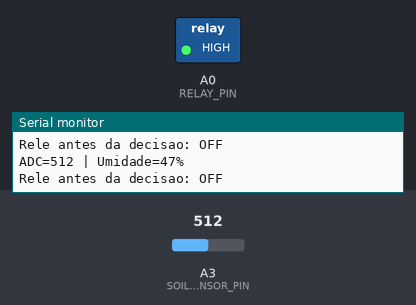
Recording of a program running on a simulated Arduino Uno, built with avr-gcc and run on an emulated ATmega328P. Shown: switched loads named in the program (green lamp = pin HIGH), the last lines printed to the serial monitor. The test bench sets the inputs (shaded band); at power-on: A3 (SOIL_SENSOR_PIN) = 512.

Above: at 1.2 s.
1.3 s: A3 (SOIL_SENSOR_PIN) set to 531
2.8 s: A3 (SOIL_SENSOR_PIN) set to 553
At 4.1 s:
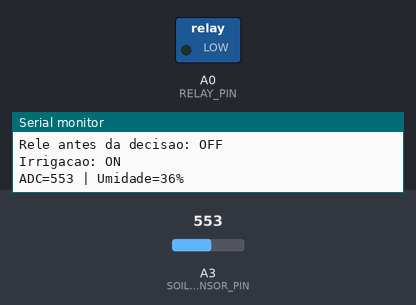
Timing chart, 0 to 5.8 s (numbered marks = the images above; inputs shaded):
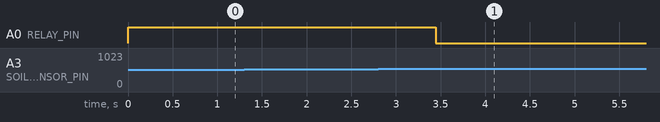

The program:

main.cpp
```cpp
#include <Arduino.h>

#include "brain.h"
#include "config.h"

void setup() {
  Serial.begin(config::SERIAL_BAUD_RATE);
  brain_init(config::RELAY_PIN, config::SOIL_SENSOR_PIN);
}

void loop() {
  brain_loop();
  delay(500);
}
```

brain.cpp
```cpp
#include "brain.h"

#include "config.h"
#include "control.h"
#include "irrigation.h"

namespace {
struct IrrigationSession {
  bool active;
};

IrrigationSession session = {false};

void stop_session() {
  session.active = false;
  irrigation_stop();
  Serial.println("Irrigacao: OFF (60% atingidos)");
}

void start_session() {
  session.active = true;
  irrigation_start();
  Serial.println("Irrigacao: ON");
}
}  // namespace

void brain_init(uint8_t relay_pin, uint8_t soil_sensor_pin) {
  control_init(soil_sensor_pin);
  irrigation_init(relay_pin);
  session = {false};

  Serial.println("Irrigador iniciado");
  Serial.print("Pinos: rele=A0 (ativo LOW), sensor=A3; calibracao seco=");
  Serial.print(config::SENSOR_DRY_ADC);
  Serial.print(", molhado=");
  Serial.println(config::SENSOR_WET_ADC);
}

void brain_loop() {
  uint16_t sensor_adc = UINT16_MAX;
  const uint8_t humidity = control_read_soil_percent(&sensor_adc);
  if (sensor_adc == UINT16_MAX) {
    Serial.println("Falha no sensor: irrigacao segura OFF");
    irrigation_stop();
    session = {false};
    return;
  }

  Serial.print("ADC=");
  Serial.print(sensor_adc);
  Serial.print(" | ");
  Serial.print("Umidade=");
  Serial.print(humidity);
  Serial.println("%");
  Serial.print("Rele antes da decisao: ");
  Serial.println(irrigation_is_on() ? "ON" : "OFF");

  if (!session.active) {
    if (humidity < config::START_IRRIGATION_PERCENT) {
      start_session();
    }
    return;
  }

  if (humidity >= config::STOP_IRRIGATION_PERCENT) {
    stop_session();
  }
}
```

brain.h
```cpp
#ifndef BRAIN_H
#define BRAIN_H

#include <Arduino.h>

void brain_init(uint8_t relay_pin, uint8_t soil_sensor_pin);
void brain_loop();

#endif
```

control.cpp
```cpp
#include "control.h"

#include "config.h"

namespace {
static constexpr uint8_t SENSOR_SAMPLE_COUNT = 5;
static constexpr uint8_t SENSOR_CONNECTION_CHECK_SAMPLES = 10;
static constexpr uint16_t SENSOR_FLOATING_MIN_ADC = 5;
static constexpr uint16_t SENSOR_FLOATING_MAX_ADC = 1018;

uint8_t sensor_pin = 255;

uint16_t read_sensor_average() {
  uint32_t sum = 0;

  for (uint8_t i = 0; i < SENSOR_SAMPLE_COUNT; ++i) {
    sum += analogRead(sensor_pin);
    delay(10);
  }

  return static_cast<uint16_t>(sum / SENSOR_SAMPLE_COUNT);
}

bool is_sensor_reading_plausible(uint16_t adc) {
  return adc >= SENSOR_FLOATING_MIN_ADC && adc <= SENSOR_FLOATING_MAX_ADC;
}
}  // namespace

void control_init(uint8_t soil_sensor_pin) {
  sensor_pin = soil_sensor_pin;
  pinMode(sensor_pin, INPUT);
}

bool control_is_sensor_initialized() {
  return sensor_pin != 255;
}

bool control_is_sensor_connected() {
  if (!control_is_sensor_initialized()) {
    return false;
  }

  uint16_t min_adc = UINT16_MAX;
  uint16_t max_adc = 0;
  uint32_t sum = 0;

  for (uint8_t i = 0; i < SENSOR_CONNECTION_CHECK_SAMPLES; ++i) {
    const uint16_t adc = analogRead(sensor_pin);
    min_adc = min(min_adc, adc);
    max_adc = max(max_adc, adc);
    sum += adc;
    delay(10);
  }

  const uint16_t average_adc = static_cast<uint16_t>(sum / SENSOR_CONNECTION_CHECK_SAMPLES);
  const uint16_t span = max_adc - min_adc;

  if (!is_sensor_reading_plausible(average_adc)) {
    return false;
  }

  if (span > 900) {
    return false;
  }

  return true;
}

uint8_t control_read_soil_percent(uint16_t* adc_out) {
  if (adc_out != nullptr) {
    *adc_out = UINT16_MAX;
  }
  if (!control_is_sensor_initialized() || !control_is_sensor_connected()) {
    return 0;
  }

  uint16_t adc = read_sensor_average();
  const uint16_t dry_adc = config::SENSOR_DRY_ADC;
  const uint16_t wet_adc = config::SENSOR_WET_ADC;

  if (wet_adc == dry_adc || !is_sensor_reading_plausible(adc)) {
    return 0;
  }

  if (adc_out != nullptr) {
    *adc_out = adc;
  }

  // Signed arithmetic supports sensors whose ADC falls as moisture increases.
  const long percent = (static_cast<long>(adc) - dry_adc) * 100L /
                       (static_cast<long>(wet_adc) - dry_adc);
  return static_cast<uint8_t>(constrain(percent, 0L, 100L));
}
```

control.h
```cpp
#ifndef CONTROL_H
#define CONTROL_H

#include <Arduino.h>

void control_init(uint8_t soil_sensor_pin);
// adc_out is UINT16_MAX when the reading or calibration is invalid.
uint8_t control_read_soil_percent(uint16_t* adc_out = nullptr);
bool control_is_sensor_initialized();
bool control_is_sensor_connected();

#endif
```

irrigation.cpp
```cpp
#include "irrigation.h"

#include "config.h"

static uint8_t relay_pin = config::RELAY_PIN;
static bool relay_on = false;

void irrigation_init(uint8_t pin) {
  relay_pin = pin;
  // Set the inactive level before enabling output to avoid a startup pulse.
  digitalWrite(relay_pin, config::RELAY_ACTIVE_LEVEL == LOW ? HIGH : LOW);
  pinMode(relay_pin, OUTPUT);
  irrigation_stop();
}

void irrigation_start() {
  if (relay_on) {
    return;
  }

  digitalWrite(relay_pin, config::RELAY_ACTIVE_LEVEL);
  relay_on = true;
}

void irrigation_stop() {
  digitalWrite(relay_pin, config::RELAY_ACTIVE_LEVEL == LOW ? HIGH : LOW);
  relay_on = false;
}

bool irrigation_is_on() {
  return relay_on;
}
```

irrigation.h
```cpp
#ifndef IRRIGATION_H
#define IRRIGATION_H

#include <Arduino.h>

void irrigation_init(uint8_t relay_pin);
void irrigation_start();
void irrigation_stop();
bool irrigation_is_on();

#endif
```

config.h
```cpp
#ifndef CONFIG_H
#define CONFIG_H

#include <Arduino.h>

namespace config {
static constexpr uint8_t RELAY_PIN = A0;
static constexpr uint8_t SOIL_SENSOR_PIN = A3;
static constexpr uint8_t RELAY_ACTIVE_LEVEL = LOW;

static constexpr uint8_t START_IRRIGATION_PERCENT = 40;
static constexpr uint8_t STOP_IRRIGATION_PERCENT = 60;

// Measured on this assembly: dry in air=681, wet in water=327..329.
// Relative scale between these references, not absolute soil water content.
static constexpr uint16_t SENSOR_DRY_ADC = 681;
static constexpr uint16_t SENSOR_WET_ADC = 328;

static constexpr uint32_t SERIAL_BAUD_RATE = 9600;
}  // namespace config

#endif
```

Measured:
- the behaviour switches between 539 and 540 on A3 (SOIL_SENSOR_PIN) (found by bisection; images 0 and 1)
- after the input at 2.8 s, A0 (RELAY_PIN): HIGH → LOW after 0.64 s
